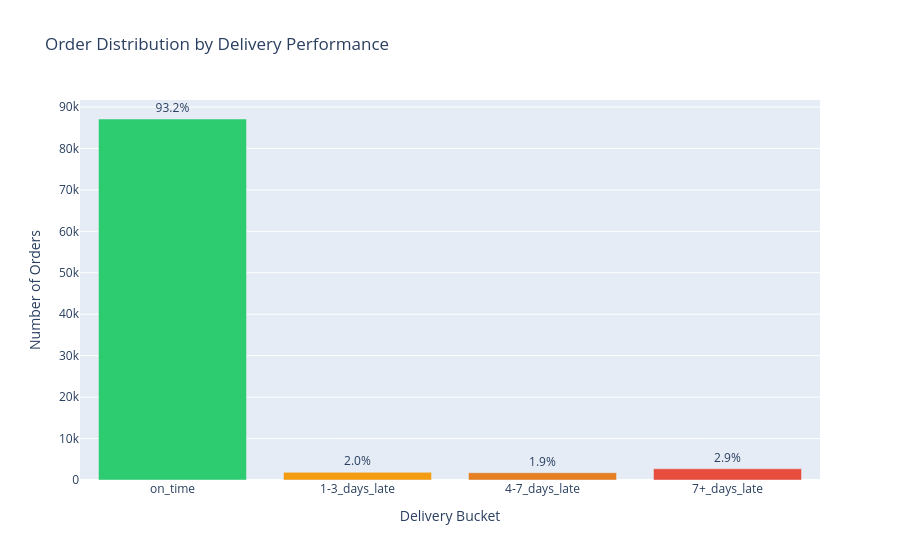

The code cell stored with this chart in its notebook:
### Markdown cell above
#### 4.2.1 Order distribution by Delivery Performance

### Code cell
bucket_order = ['on_time', '1-3_days_late', '4-7_days_late', '7+_days_late']

bucket_dist = df_analysis['delivery_bucket'].value_counts().reindex(bucket_order).reset_index()
bucket_dist.columns = ['delivery_bucket', 'count']
bucket_dist['percentage'] = bucket_dist['count'] / bucket_dist['count'].sum() * 100
bucket_dist['pct_label'] = bucket_dist['percentage'].round(1).astype(str) + '%'

# Bar graph viz
fig = px.bar(
    bucket_dist,
    x='delivery_bucket',
    y='count',
    text='pct_label',
    title='Order Distribution by Delivery Performance',
    labels={'delivery_bucket': 'Delivery Bucket', 'count': 'Number of Orders'},
    color='delivery_bucket',
    color_discrete_map={
        'on_time': '#2ecc71',
        '1-3_days_late': '#f39c12',
        '4-7_days_late': '#e67e22',
        '7+_days_late': '#e74c3c',
        'unknown': '#95a5a6'
    },
    category_orders={'delivery_bucket': bucket_order}
)
fig.update_traces(textposition='outside',
                 hovertemplate=
                     "Delivery Bucket: %{x}<br>" +
                     "Orders: %{y}<br>" +
                     "Pct: %{text}")
fig.update_layout(showlegend=False)
fig.show()

### Figure 1 — Plotly figure (JSON) as saved in the notebook; plotly's stock layout.template omitted (floating-point values rounded to 4 significant figures)
{"data": [{"hovertemplate": "Delivery Bucket: %{x}<br>Orders: %{y}<br>Pct: %{text}", "legendgroup": "on_time", "marker": {"color": "#2ecc71", "pattern": {"shape": ""}}, "name": "on_time", "orientation": "v", "showlegend": true, "text": ["93.2%"], "textposition": "outside", "type": "bar", "x": ["on_time"], "xaxis": "x", "y": [87106], "yaxis": "y"}, {"hovertemplate": "Delivery Bucket: %{x}<br>Orders: %{y}<br>Pct: %{text}", "legendgroup": "1-3_days_late", "marker": {"color": "#f39c12", "pattern": {"shape": ""}}, "name": "1-3_days_late", "orientation": "v", "showlegend": true, "text": ["2.0%"], "textposition": "outside", "type": "bar", "x": ["1-3_days_late"], "xaxis": "x", "y": [1852], "yaxis": "y"}, {"hovertemplate": "Delivery Bucket: %{x}<br>Orders: %{y}<br>Pct: %{text}", "legendgroup": "4-7_days_late", "marker": {"color": "#e67e22", "pattern": {"shape": ""}}, "name": "4-7_days_late", "orientation": "v", "showlegend": true, "text": ["1.9%"], "textposition": "outside", "type": "bar", "x": ["4-7_days_late"], "xaxis": "x", "y": [1748], "yaxis": "y"}, {"hovertemplate": "Delivery Bucket: %{x}<br>Orders: %{y}<br>Pct: %{text}", "legendgroup": "7+_days_late", "marker": {"color": "#e74c3c", "pattern": {"shape": ""}}, "name": "7+_days_late", "orientation": "v", "showlegend": true, "text": ["2.9%"], "textposition": "outside", "type": "bar", "x": ["7+_days_late"], "xaxis": "x", "y": [2706], "yaxis": "y"}], "layout": {"barmode": "relative", "legend": {"title": {"text": "Delivery Bucket"}, "tracegroupgap": 0}, "showlegend": false, "title": {"text": "Order Distribution by Delivery Performance"}, "xaxis": {"anchor": "y", "categoryarray": ["on_time", "1-3_days_late", "4-7_days_late", "7+_days_late"], "categoryorder": "array", "domain": [0, 1], "title": {"text": "Delivery Bucket"}}, "yaxis": {"anchor": "x", "domain": [0, 1], "title": {"text": "Number of Orders"}}}}
